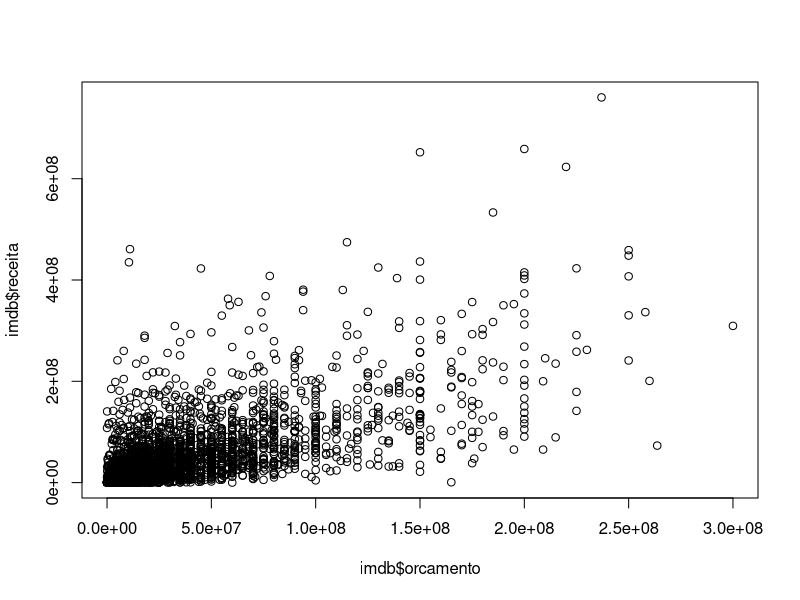

Write the R code that produced this figure.
# Objetivo: investigar descritivamente a base imdb

# 1. Iniciar um novo projeto

imdb <- read.csv("dados/imdb.csv")
imdb

# Estrutura da base (colunas)
str(imdb)

# Variável resposta: receita

min(imdb$receita)
min(imdb$receita, na.rm = TRUE)
max(imdb$receita, na.rm = TRUE)
mean(imdb$receita, na.rm = TRUE)


# Resumo de todas as variáveis
summary(imdb)

# Podemos contar quantos filmes estão acima
# da receita média e quantos estão abaixo

imdb[1, 1]
imdb[1, "titulo"]
imdb[1:10, "titulo"]

imdb$receita[1]
imdb$receita[1:10]

media_receita <- mean(imdb$receita, na.rm = TRUE)
receitas <- imdb$receita

receitas > media_receita

imdb$titulo[receitas > media_receita]

# Estudando a variável cor

class(imdb$pais)
table(imdb$pais)

# Podemos ver a receita média para filmes feitos depois dos
# anos 2000 versus os filmes feito antes dos anos 2000:

filmes_depois_2000 <- imdb[imdb$ano >= 2000, ]
filmes_antes_2000 <- imdb[imdb$ano < 2000, ]

mean(filmes_depois_2000$receita, na.rm = TRUE)
mean(filmes_antes_2000$receita, na.rm = TRUE)

# Gráfico de dispersão entre as duas variáveis

plot(imdb$orcamento, imdb$receita)
